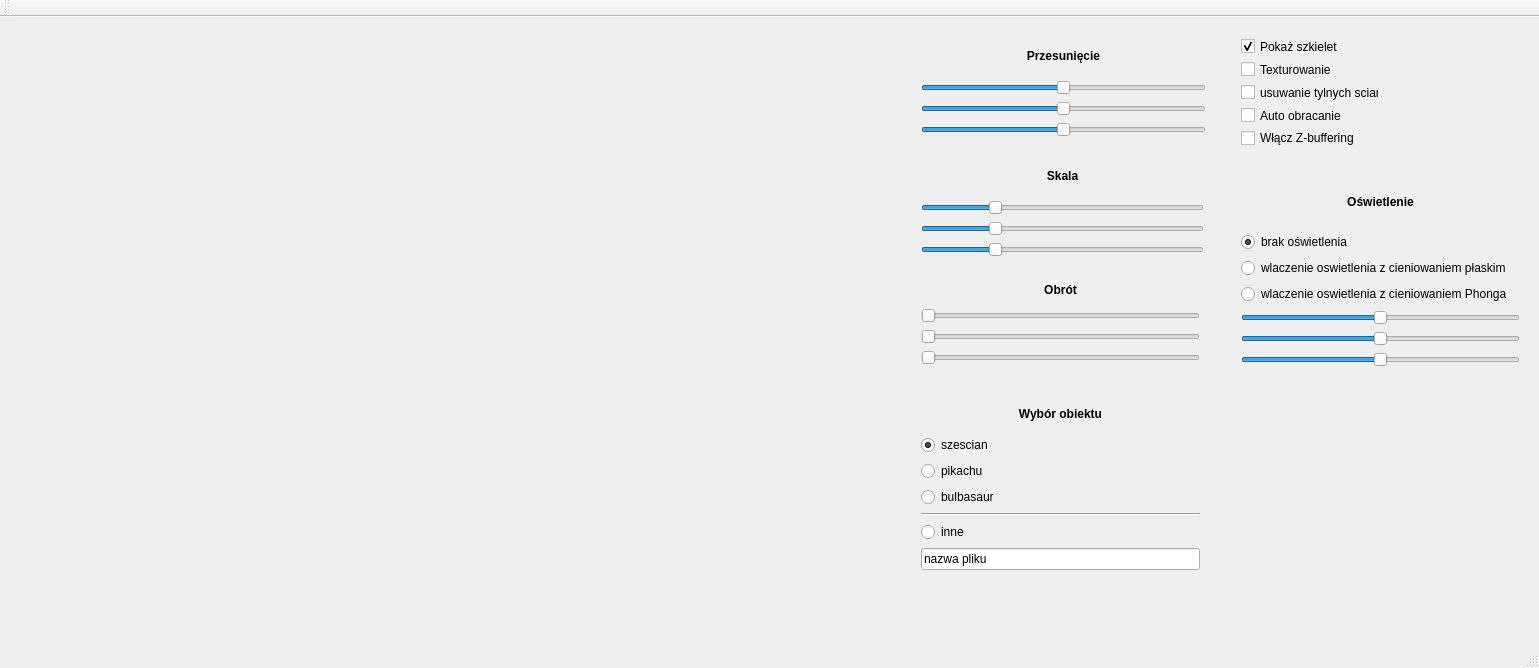
<?xml version="1.0" encoding="UTF-8"?>
<ui version="4.0">
 <class>MainWindow</class>
 <widget class="QMainWindow" name="MainWindow">
  <property name="geometry">
   <rect>
    <x>0</x>
    <y>0</y>
    <width>1539</width>
    <height>668</height>
   </rect>
  </property>
  <property name="windowTitle">
   <string>MainWindow</string>
  </property>
  <widget class="QWidget" name="centralWidget">
   <widget class="Okno" name="widget" native="true">
    <property name="geometry">
     <rect>
      <x>0</x>
      <y>0</y>
      <width>900</width>
      <height>600</height>
     </rect>
    </property>
   </widget>
   <widget class="QWidget" name="verticalLayoutWidget_4">
    <property name="geometry">
     <rect>
      <x>1230</x>
      <y>10</y>
      <width>160</width>
      <height>130</height>
     </rect>
    </property>
    <layout class="QVBoxLayout" name="verticalLayout_4">
     <item>
      <widget class="QCheckBox" name="szkielet">
       <property name="acceptDrops">
        <bool>false</bool>
       </property>
       <property name="text">
        <string>Pokaż szkielet</string>
       </property>
       <property name="checked">
        <bool>true</bool>
       </property>
      </widget>
     </item>
     <item>
      <widget class="QCheckBox" name="texturowanie">
       <property name="text">
        <string>Texturowanie</string>
       </property>
      </widget>
     </item>
     <item>
      <widget class="QCheckBox" name="backface">
       <property name="text">
        <string>usuwanie tylnych scian</string>
       </property>
      </widget>
     </item>
     <item>
      <widget class="QCheckBox" name="obr">
       <property name="text">
        <string>Auto obracanie</string>
       </property>
      </widget>
     </item>
     <item>
      <widget class="QCheckBox" name="zBuff">
       <property name="text">
        <string>Włącz Z-buffering</string>
       </property>
      </widget>
     </item>
    </layout>
   </widget>
   <widget class="QWidget" name="verticalLayoutWidget_5">
    <property name="geometry">
     <rect>
      <x>1230</x>
      <y>150</y>
      <width>301</width>
      <height>211</height>
     </rect>
    </property>
    <layout class="QVBoxLayout" name="verticalLayout_5">
     <item>
      <widget class="QLabel" name="label_4">
       <property name="font">
        <font>
         <pointsize>9</pointsize>
         <weight>75</weight>
         <bold>true</bold>
        </font>
       </property>
       <property name="text">
        <string>Oświetlenie</string>
       </property>
       <property name="scaledContents">
        <bool>false</bool>
       </property>
       <property name="alignment">
        <set>Qt::AlignCenter</set>
       </property>
      </widget>
     </item>
     <item>
      <widget class="QRadioButton" name="brakOsw">
       <property name="text">
        <string>brak oświetlenia</string>
       </property>
       <property name="checked">
        <bool>true</bool>
       </property>
      </widget>
     </item>
     <item>
      <widget class="QRadioButton" name="oswietlenie1">
       <property name="text">
        <string>wlaczenie oswietlenia z cieniowaniem płaskim</string>
       </property>
      </widget>
     </item>
     <item>
      <widget class="QRadioButton" name="oswietlenie2">
       <property name="text">
        <string>wlaczenie oswietlenia z cieniowaniem Phonga</string>
       </property>
      </widget>
     </item>
     <item>
      <widget class="QSlider" name="S1X">
       <property name="minimum">
        <number>-900</number>
       </property>
       <property name="maximum">
        <number>900</number>
       </property>
       <property name="orientation">
        <enum>Qt::Horizontal</enum>
       </property>
      </widget>
     </item>
     <item>
      <widget class="QSlider" name="S1Y">
       <property name="minimum">
        <number>-900</number>
       </property>
       <property name="maximum">
        <number>900</number>
       </property>
       <property name="orientation">
        <enum>Qt::Horizontal</enum>
       </property>
      </widget>
     </item>
     <item>
      <widget class="QSlider" name="S1Z">
       <property name="minimum">
        <number>-900</number>
       </property>
       <property name="maximum">
        <number>900</number>
       </property>
       <property name="orientation">
        <enum>Qt::Horizontal</enum>
       </property>
      </widget>
     </item>
    </layout>
   </widget>
   <widget class="QWidget" name="verticalLayoutWidget_6">
    <property name="geometry">
     <rect>
      <x>910</x>
      <y>370</y>
      <width>301</width>
      <height>194</height>
     </rect>
    </property>
    <layout class="QVBoxLayout" name="verticalLayout_6">
     <item>
      <widget class="QLabel" name="label_5">
       <property name="font">
        <font>
         <pointsize>9</pointsize>
         <weight>75</weight>
         <bold>true</bold>
        </font>
       </property>
       <property name="text">
        <string>Wybór obiektu</string>
       </property>
       <property name="alignment">
        <set>Qt::AlignCenter</set>
       </property>
      </widget>
     </item>
     <item>
      <widget class="QRadioButton" name="szescian">
       <property name="text">
        <string>szescian</string>
       </property>
       <property name="checked">
        <bool>true</bool>
       </property>
      </widget>
     </item>
     <item>
      <widget class="QRadioButton" name="pikachu">
       <property name="text">
        <string>pikachu</string>
       </property>
      </widget>
     </item>
     <item>
      <widget class="QRadioButton" name="inny">
       <property name="text">
        <string>bulbasaur</string>
       </property>
      </widget>
     </item>
     <item>
      <widget class="Line" name="line">
       <property name="orientation">
        <enum>Qt::Horizontal</enum>
       </property>
      </widget>
     </item>
     <item>
      <widget class="QRadioButton" name="inne">
       <property name="text">
        <string>inne</string>
       </property>
      </widget>
     </item>
     <item>
      <widget class="QLineEdit" name="inneText">
       <property name="text">
        <string>nazwa pliku</string>
       </property>
       <property name="maxLength">
        <number>50</number>
       </property>
      </widget>
     </item>
    </layout>
   </widget>
   <widget class="QWidget" name="verticalLayoutWidget_9">
    <property name="geometry">
     <rect>
      <x>910</x>
      <y>250</y>
      <width>301</width>
      <height>109</height>
     </rect>
    </property>
    <layout class="QVBoxLayout" name="verticalLayout_9">
     <item>
      <widget class="QLabel" name="label_3">
       <property name="font">
        <font>
         <pointsize>9</pointsize>
         <weight>75</weight>
         <bold>true</bold>
        </font>
       </property>
       <property name="text">
        <string>Obrót</string>
       </property>
       <property name="alignment">
        <set>Qt::AlignCenter</set>
       </property>
      </widget>
     </item>
     <item>
      <layout class="QVBoxLayout" name="verticalLayout_3">
       <item>
        <widget class="QSlider" name="RX">
         <property name="maximum">
          <number>359</number>
         </property>
         <property name="orientation">
          <enum>Qt::Horizontal</enum>
         </property>
        </widget>
       </item>
       <item>
        <widget class="QSlider" name="RY">
         <property name="maximum">
          <number>359</number>
         </property>
         <property name="orientation">
          <enum>Qt::Horizontal</enum>
         </property>
        </widget>
       </item>
       <item>
        <widget class="QSlider" name="RZ">
         <property name="maximum">
          <number>359</number>
         </property>
         <property name="orientation">
          <enum>Qt::Horizontal</enum>
         </property>
        </widget>
       </item>
      </layout>
     </item>
    </layout>
   </widget>
   <widget class="QWidget" name="verticalLayoutWidget_8">
    <property name="geometry">
     <rect>
      <x>910</x>
      <y>130</y>
      <width>305</width>
      <height>121</height>
     </rect>
    </property>
    <layout class="QVBoxLayout" name="verticalLayout_8">
     <item>
      <widget class="QLabel" name="label_2">
       <property name="font">
        <font>
         <pointsize>9</pointsize>
         <weight>75</weight>
         <bold>true</bold>
        </font>
       </property>
       <property name="text">
        <string>Skala</string>
       </property>
       <property name="alignment">
        <set>Qt::AlignCenter</set>
       </property>
      </widget>
     </item>
     <item>
      <layout class="QVBoxLayout" name="verticalLayout_2">
       <item>
        <widget class="QSlider" name="SX">
         <property name="maximum">
          <number>400</number>
         </property>
         <property name="value">
          <number>100</number>
         </property>
         <property name="orientation">
          <enum>Qt::Horizontal</enum>
         </property>
        </widget>
       </item>
       <item>
        <widget class="QSlider" name="SY">
         <property name="maximum">
          <number>400</number>
         </property>
         <property name="value">
          <number>100</number>
         </property>
         <property name="orientation">
          <enum>Qt::Horizontal</enum>
         </property>
        </widget>
       </item>
       <item>
        <widget class="QSlider" name="SZ">
         <property name="maximum">
          <number>400</number>
         </property>
         <property name="value">
          <number>100</number>
         </property>
         <property name="orientation">
          <enum>Qt::Horizontal</enum>
         </property>
        </widget>
       </item>
      </layout>
     </item>
    </layout>
   </widget>
   <widget class="QWidget" name="verticalLayoutWidget">
    <property name="geometry">
     <rect>
      <x>910</x>
      <y>10</y>
      <width>307</width>
      <height>121</height>
     </rect>
    </property>
    <layout class="QVBoxLayout" name="verticalLayout">
     <item>
      <widget class="QLabel" name="label">
       <property name="font">
        <font>
         <pointsize>9</pointsize>
         <weight>75</weight>
         <bold>true</bold>
        </font>
       </property>
       <property name="text">
        <string>Przesunięcie</string>
       </property>
       <property name="alignment">
        <set>Qt::AlignCenter</set>
       </property>
      </widget>
     </item>
     <item>
      <widget class="QSlider" name="TX">
       <property name="minimum">
        <number>-500</number>
       </property>
       <property name="maximum">
        <number>500</number>
       </property>
       <property name="orientation">
        <enum>Qt::Horizontal</enum>
       </property>
      </widget>
     </item>
     <item>
      <widget class="QSlider" name="TY">
       <property name="minimum">
        <number>-500</number>
       </property>
       <property name="maximum">
        <number>500</number>
       </property>
       <property name="orientation">
        <enum>Qt::Horizontal</enum>
       </property>
      </widget>
     </item>
     <item>
      <widget class="QSlider" name="TZ">
       <property name="minimum">
        <number>-500</number>
       </property>
       <property name="maximum">
        <number>500</number>
       </property>
       <property name="orientation">
        <enum>Qt::Horizontal</enum>
       </property>
      </widget>
     </item>
    </layout>
   </widget>
  </widget>
  <widget class="QMenuBar" name="menuBar">
   <property name="geometry">
    <rect>
     <x>0</x>
     <y>0</y>
     <width>1539</width>
     <height>26</height>
    </rect>
   </property>
  </widget>
  <widget class="QToolBar" name="mainToolBar">
   <attribute name="toolBarArea">
    <enum>TopToolBarArea</enum>
   </attribute>
   <attribute name="toolBarBreak">
    <bool>false</bool>
   </attribute>
  </widget>
  <widget class="QStatusBar" name="statusBar"/>
 </widget>
 <layoutdefault spacing="6" margin="11"/>
 <customwidgets>
  <customwidget>
   <class>Okno</class>
   <extends>QWidget</extends>
   <header>okno.h</header>
   <container>1</container>
  </customwidget>
 </customwidgets>
 <resources/>
 <connections/>
</ui>
